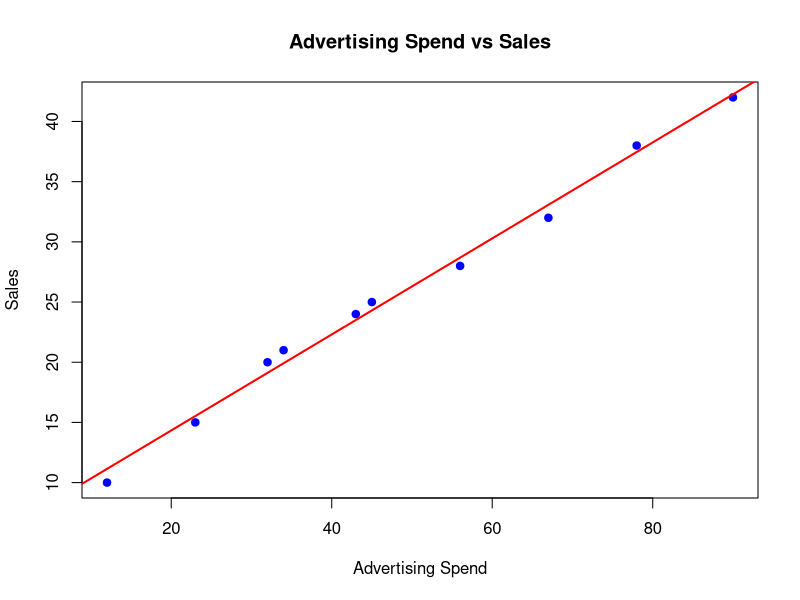

Write R code to recreate this figure.
# Advertising Dataset - Linear Regression

# Create Advertising data
Spend <- c(23, 45, 34, 67, 12, 56, 78, 90, 43, 32)
Sales <- c(15, 25, 21, 32, 10, 28, 38, 42, 24, 20)

advertising <- data.frame(Spend, Sales)

# Build regression model
model <- lm(Sales ~ Spend, data = advertising)

# Display model summary
summary(model)

# Predict Sales
new_data <- data.frame(Spend = c(50, 75, 100))
prediction <- predict(model, newdata = new_data)

# Display predictions
prediction

# Plot regression line
plot(advertising$Spend, advertising$Sales,
     main = "Advertising Spend vs Sales",
     xlab = "Advertising Spend",
     ylab = "Sales",
     pch = 19,
     col = "blue")

abline(model, col = "red", lwd = 2)
